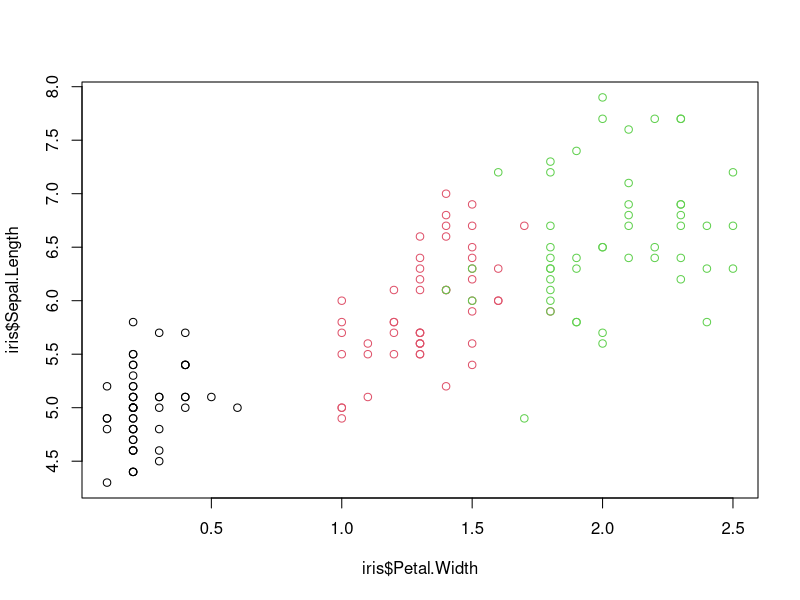
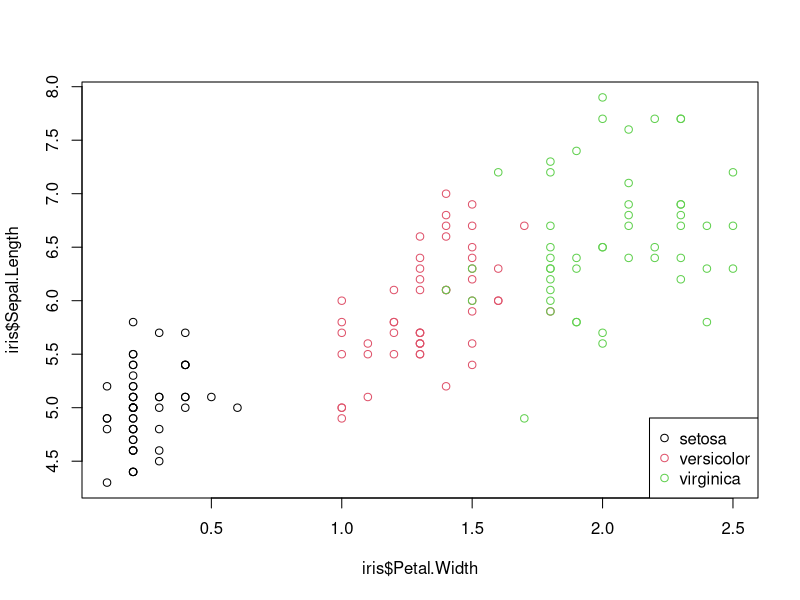
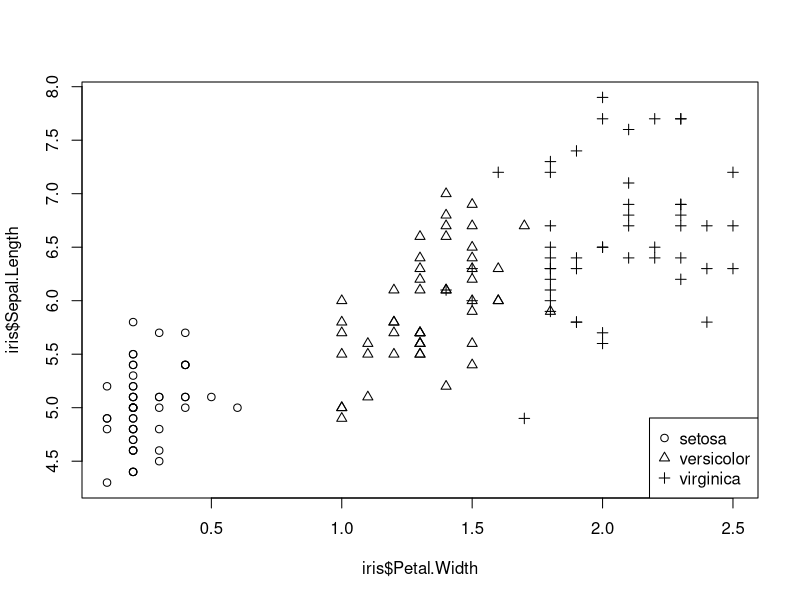
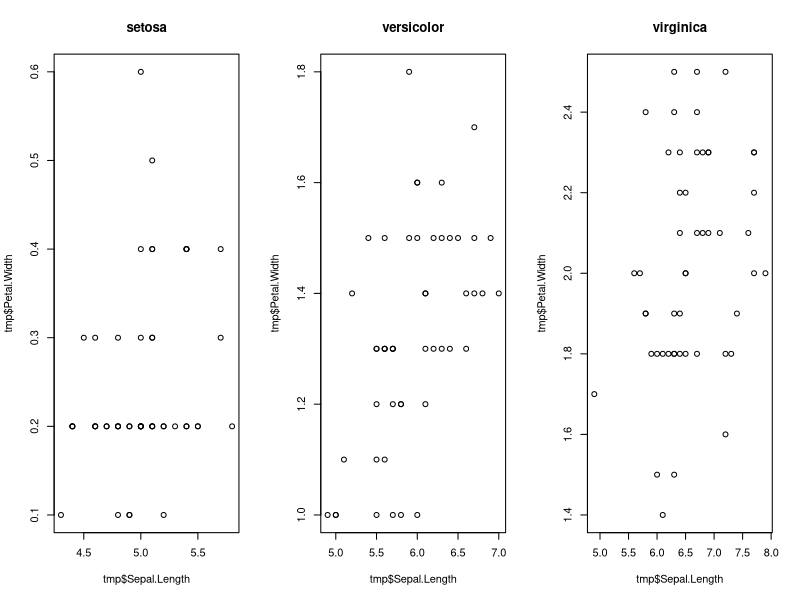
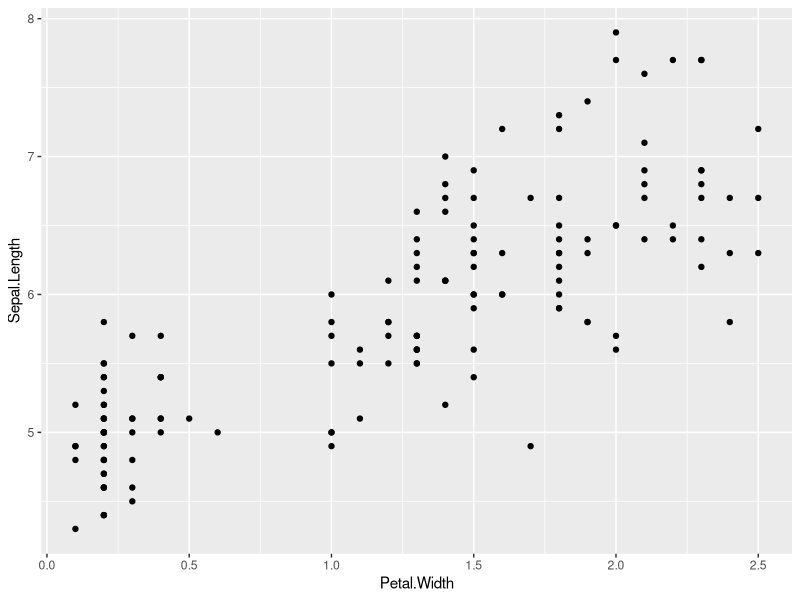
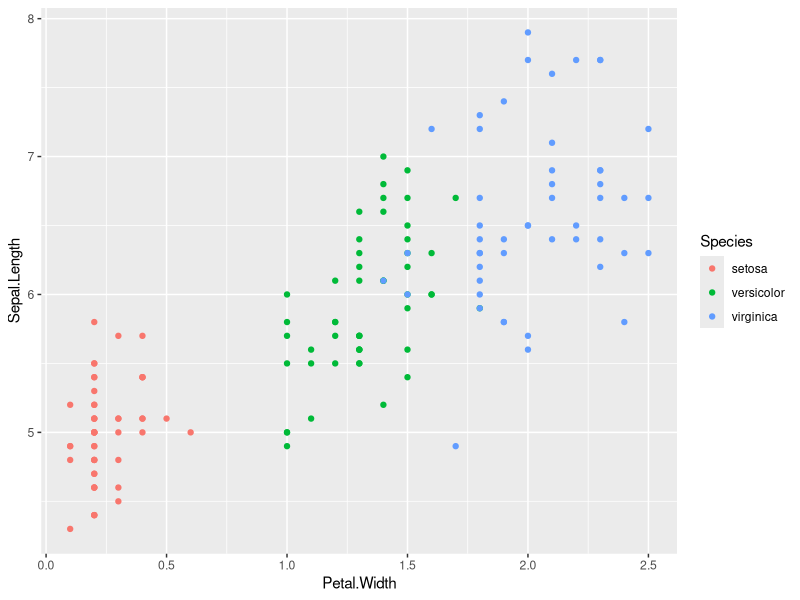
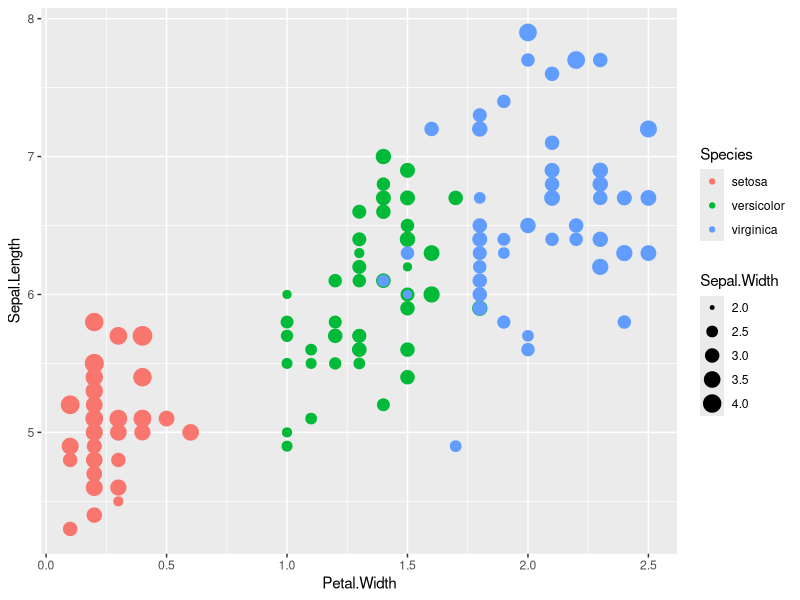
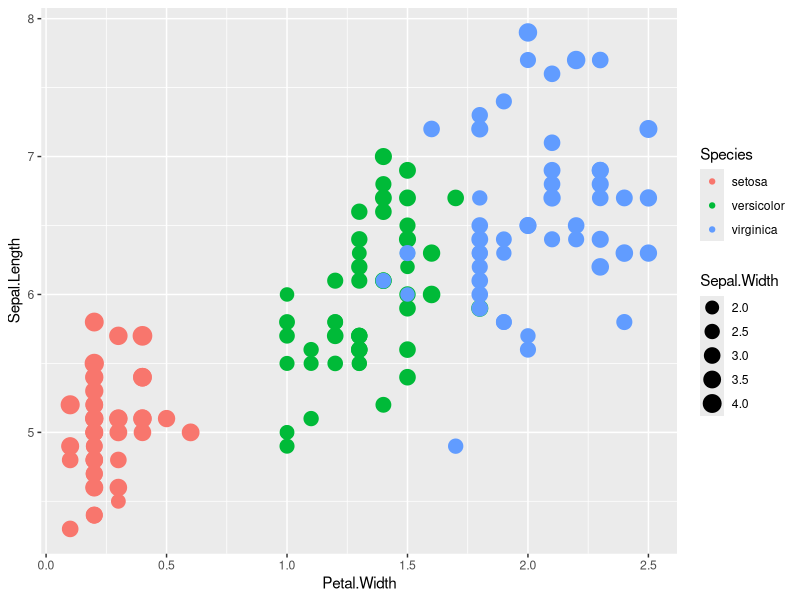

R code for these plots, in order:
## ---- chunk 1
# Load iris dataset 
data(iris)
## ---- chunk 2
# View structure of iris object
str(iris) 
## ---- chunk 3
# Plot Petal.Width vs. Sepal.Length, color points by Species
plot(x=iris$Petal.Width,y=iris$Sepal.Length,col=iris$Species)
## ---- chunk 4
# Plot Petal.Width vs. Sepal.Length, color points by Species
plot(x=iris$Petal.Width,y=iris$Sepal.Length,col=iris$Species)
# Add legend for colors, to bottom right of plot
legend(x="bottomright", # where to position the legend
       col=c(1,2,3), # which colors to use 
       legend=levels(iris$Species), # legend text
       pch=1 # which plot character to use
       )
## ---- chunk 5
# Plot Petal.Width vs. Sepal.Length, shape points by Species
plot(x=iris$Petal.Width,y=iris$Sepal.Length,pch=as.numeric(iris$Species))
legend(x="bottomright", # where to position the legend
       pch=c(1,2,3), # which plot character to use 
       legend=levels(iris$Species) # legend text
       )
## ---- chunk 6
# Set up a new graphics device with three "slots" in one row
par(mfrow=c(1,3)) 

# Plot subset of data for each of the three species, one per slot

# For each value of Species
for (sp in levels(iris$Species)) { 
  # Subset the iris dataset
  tmp <- subset(iris, Species==sp) 
  # Plot the subset
  plot(tmp$Sepal.Length, tmp$Petal.Width, main=sp)
}
## ---- chunk 7
# Load ggplot2 by itself
library(ggplot2)
# Load entire tidyverse, which includes ggplot2
library(tidyverse)
## ---- chunk 8
# Call `iris` data with `ggplot`, specify type of plot with `geom_point`
# Plot Petal.Width as x-axis and Sepal.Length as y-axis
ggplot(data=iris) + geom_point(aes(x=Petal.Width,y=Sepal.Length))
## ---- chunk 9
# Scatterplot from above, with points colored by Species
ggplot(iris) + geom_point(aes(x=Petal.Width, y=Sepal.Length, col=Species))
## ---- chunk 10
# Scatterplot from above, with points colored by Species, and sized by Sepal.Width
ggplot(iris) + geom_point(aes(x=Petal.Width, y=Sepal.Length, col=Species, size=Sepal.Width))
## ---- chunk 11
# Scatterplot from above, with plot element sizes scaled by area starting from 0
ggplot(iris) + geom_point(aes(x=Petal.Width, y=Sepal.Length, col=Species, size=Sepal.Width)) + scale_size_area()
## ---- chunk 12
# Scatterplot from above, facetted by Species
ggplot(iris) + geom_point(aes(x=Petal.Width, y=Sepal.Length, col=Species)) + facet_wrap(facets=c("Species"))
## ---- chunk 13
# Apply log scale to x-axis
ggplot(iris) + geom_point(aes(x=Petal.Width, y=Sepal.Length, col=Species)) + scale_x_log10()
## ---- chunk 14
# Scatter plot with Species factor encoded as shapes
ggplot(iris) + geom_point(aes(x=Petal.Width,y=Sepal.Length,shape=Species))
# The above with square-root-scaled x-axis
ggplot(iris) + geom_point(aes(x=Petal.Width,y=Sepal.Length,shape=Species)) + scale_x_sqrt()
# The above with both axes scaled by sqrt
ggplot(iris) + geom_point(aes(x=Petal.Width,y=Sepal.Length,shape=Species)) + scale_x_sqrt() + scale_y_sqrt()
# sqrt scale looks almost linear between 4 and 8, the vertical range of this plot
## ---- chunk 15
# Import contagion dataset
contagion <- read.delim("../Data/us_contagious_diseases.tsv",sep="\t")
# Subset for 1969
contagion.1969 <- subset(contagion,year=="1969")
## ---- chunk 16
ggplot(contagion.1969) + geom_point(aes(x=population,y=count,col=disease))
ggplot(contagion.1969) + geom_point(aes(x=population,y=count,col=disease)) + scale_x_log10() + scale_y_continuous(trans="log1p") + facet_wrap("disease",nrow=1)
## ---- chunk 17
# Save iris plot to an object
iris_plot1 <- ggplot(iris) + geom_point(aes(x=Petal.Width, y=Sepal.Length, col=Species))
# Display the iris plot
iris_plot1
## ---- chunk 18
# Apply log scale to x-axis of iris_plot1 
iris_plot1 + scale_x_log10()
# Equivalent to:
ggplot(iris) + geom_point(aes(x=Petal.Width, y=Sepal.Length, col=Species)) + scale_x_log10()
## ---- chunk 19
vector1 <- 1:10
vector2 <- rnorm(5) # Random variable
vector3 <- rbinom(5,10,0.5) # Another unrelated random variable
plot(x=vector1,
     y=c(vector2,vector3))
## ---- chunk 20
#ggplot() + geom_point(aes(x=vector1,y=c(vector2,vector3))) # This doesn't work
# Data must be a data frame
df.example <- data.frame(x=vector1,
                         y=c(vector2,vector3))
ggplot(df.example) + geom_point(aes(x=x,y=y))
## ---- chunk 21
# Import polling data
uspolls <- read.delim("../Data/polls_us_election_2016.tsv")
# Subset the polling data
uspolls.abc <- uspolls %>% filter(pollster=="ABC News/Washington Post" & state=="U.S.")
## ---- chunk 22
ggplot(uspolls.abc) + geom_line(aes(x=enddate,y=adjpoll_clinton,group=1))
# The importance of the `group` parameter will become clear later on
## ---- chunk 23
# Structure of wide data
str(uspolls.abc) 
# Convert to long with `gather`
uspolls.abc.long <- uspolls.abc %>% 
  select(startdate,enddate,starts_with("adj")) %>% # Select only columns of interest
  gather(key="candidate",
         value="adjpoll",
         adjpoll_clinton, adjpoll_trump, adjpoll_johnson, adjpoll_mcmullin)
# Structure of long data
str(uspolls.abc.long)
# Convert back to wide with `spread`
spread(uspolls.abc.long, key="candidate",value="adjpoll")
## ---- chunk 24
ggplot(uspolls.abc.long) + geom_line(aes(x=enddate,y=adjpoll,group=candidate,col=candidate))
## ---- chunk 25
# Take a closer look at the variables...
class(uspolls.abc.long$startdate)
class(uspolls.abc.long$enddate)
# `startdate` and `enddate` parameters have to be converted to class Date
uspolls.abc.long$startdate <- as.Date(uspolls.abc.long$startdate) # Note uppercase D
uspolls.abc.long$enddate <- as.Date(uspolls.abc.long$enddate)
(ggplot(uspolls.abc.long) 
  + geom_line(aes(x=enddate,
                  y=adjpoll,
                  group=candidate,
                  color=candidate))
)
## ---- chunk 26
# Load data
data(Titanic)
# Convert to data.frame
titanic.df <- as.data.frame(Titanic)
# Convert to long format
titanic.long <- titanic.df[rep(row.names(titanic.df),titanic.df$Freq),1:4]
# Preview format of data 
str(titanic.long)
## ---- chunk 27
# Plot bar plot of Sex of passengers/crew on the Titanic
ggplot(titanic.long) + geom_bar(aes(x=Sex))
## ---- chunk 28
# Plot bar plot of Class of passengers/crew on the Titanic
ggplot(titanic.long) + geom_bar(aes(x=Class))
## ---- chunk 29
# Preview the long vs. summarized versions of the titanic data
head(titanic.long)
head(titanic.df)
## ---- chunk 30
# Bar plot of Freq vs Class with geom_col
ggplot(titanic.df) + geom_col(aes(x=Class,y=Freq))
## ---- chunk 31
# Stacked bar plot with Class as color
ggplot(titanic.long) + geom_bar(aes(fill=Class,x=1))
## ---- chunk 32
# Stacked bar plot of Class, with Sex on the x-axis
ggplot(titanic.long) + geom_bar(aes(x=Sex,fill=Class))
## ---- chunk 33
hts <- read.delim("../Data/heights.tsv")
str(hts)
## ---- chunk 34
# Histogram of height
ggplot(hts) + geom_histogram(aes(x=height))
## ---- chunk 35
# Histogram of height colored by sex
ggplot(hts) + geom_histogram(aes(x=height,fill=sex))
## ---- chunk 36
# Violin plot of height vs. sex
ggplot(hts) + geom_violin(aes(y=height,x=sex))
## ---- chunk 37
# Violin plot of height colored by sex
ggplot(hts) + geom_violin(aes(y=height,x=sex,fill=sex))
## ---- chunk 38
# Boxplots of height vs. sex
ggplot(hts) + geom_boxplot(aes(y=height,x=sex))
## ---- chunk 39
# Boxplots of height vs. sex overlaid with individual data points
ggplot(hts) + geom_boxplot(aes(y=height,x=sex)) + geom_point(aes(y=height,x=sex))
## ---- chunk 40
data(diamonds)
str(diamonds)
## ---- chunk 41
ggplot(diamonds) + geom_point(aes(x=cut,y=price)) 
## ---- chunk 42
(ggplot(diamonds) 
 + geom_jitter(aes(x=cut,y=price), 
               height=0,  # Don't jitter in the vertical axis (i.e. Sepal.Length)
               width=0.2 # Jitter only 0.2 width in the horizontal axis
               )
 + scale_y_log10() # better spread of the data
 )
## ---- chunk 43
ggplot(diamonds) + geom_histogram(aes(price)) + scale_x_log10()
## ---- chunk 44
(ggplot(diamonds) 
 + geom_boxplot(aes(x=cut,y=price))
 + scale_y_log10()
 )
## ---- chunk 45
(ggplot(diamonds) 
 + geom_violin(aes(x=cut,y=price))
 + scale_y_log10()
)
## ---- chunk 46
(ggplot(diamonds, aes(x=depth, y=price)) 
 + geom_bin2d()
 + scale_y_log10() # Make the spread of values easier to see
)
## ---- chunk 47
library(hexbin) # Requires this package to be installed, if you don't have it already
(ggplot(diamonds, aes(x=depth, y=price)) 
 + geom_hex()
 + scale_y_log10() # Make the spread of values easier to see
 )
## ---- chunk 48
(ggplot(diamonds, aes(x=depth, y=price)) 
 + geom_density_2d(aes(color=stat(level))) # color by levels of density
 + scale_y_log10() # Make the spread of values easier to see
 )
## ---- chunk 49
palette(rainbow(6, # presented by Tom Clancy
                start=0)) 
barplot(rep(1,times=6),col=1:6, axes=FALSE)
## ---- chunk 50
(ggplot(diamonds, aes(x=depth, y=price)) 
 + geom_density_2d() 
 + stat_density_2d(geom="raster", aes(fill=stat(density)), contour=FALSE)
 + scale_fill_gradientn(colors=rainbow(6,start=0)) # Destroy your retinas
 + scale_y_log10() # Make the spread of values easier to see
 )
## ---- chunk 51
(ggplot(diamonds, aes(x=depth, y=price)) 
 + geom_density_2d() 
 + stat_density_2d(geom="raster", aes(fill=stat(density)), contour=FALSE)
 + scale_y_log10() # Make the spread of values easier to see
 )
## ---- chunk 52
(ggplot(iris,aes(x=Species,y=Sepal.Width))
  + geom_boxplot(outlier.shape = NA) # Don't plot outliers, because the raw data will be overlaid
  + geom_jitter(width=0.2,height=0) # Jitter in the horizontal but not vertical axis
)
## ---- chunk 53
(ggplot(iris,aes(x=Species,y=Sepal.Width)) 
  + stat_summary_bin(geom="bar",fun.y="mean") # Fill up space with little information
  + stat_summary_bin(geom="errorbar") # Add error bars
)
## ---- chunk 54
(ggplot(iris,aes(x=Species,y=Sepal.Width)) 
  + stat_summary_bin(geom="bar",fun.y="mean") # Fill up space with little information
  + stat_summary_bin(geom="errorbar",fun.data= function(x) {mean_sdl(x,mult=1)}) # Add error bars
)
## ---- chunk 55
head(iris) # take a peek
## ---- chunk 56
# Add a new column numbering each specimen from 1 to N
iris.named <- data.frame(iris, specimen=1:dim(iris)[1]) 

# Use gather from tidyr package (part of tidyverse) to gather up the numerical 
# variables
iris.long <- iris.named %>% 
  gather(key="measurement", 
         value="value", 
         Sepal.Length, 
         Sepal.Width, 
         Petal.Length, 
         Petal.Width)
head(iris.long)
## ---- chunk 57
iris.long.split <- iris.long %>% 
  separate(col="measurement",into=c("part","parameter"),sep="[.]")

head(iris.long.split)
## ---- chunk 58
# Now spread it out again by "parameter"
iris.new <- iris.long.split %>% 
  spread(key="parameter", value="value")

head(iris.new)
## ---- chunk 59
ggplot(iris.new) + geom_point(aes(Length,Width,col=part))
## ---- chunk 60
ggplot(hts) + geom_histogram(aes(x=height,col=sex))
## ---- chunk 61
ggplot(hts) + geom_histogram(aes(x=height,fill=sex))
## ---- chunk 62
# Simulate some data for this section
df.norm <- data.frame(x=rnorm(100,mean=5),
                      y=rnorm(100,mean=5),
                      z=rnorm(100,mean=0))
## ---- chunk 63
# "Distill" a discrete color scale into a continuous one
# This interpolates colors between the discrete palette, to make a continuous
# scale
(ggplot(df.norm) 
 + geom_point(aes(x=x,y=y,col=z)) 
 + scale_color_distiller(palette="BrBG")
)
## ---- chunk 64
# Make up some data
df.gamma <- data.frame(x=rgamma(1000,0.4),y=rgamma(1000,0.4))
# Set values below 0.0001 to zero. This simulates what might happen with 
# measurements that are below the detection limit of an instrument
df.gamma$x[which(df.gamma$x<=0.0001)] <- 0
df.gamma$y[which(df.gamma$y<=0.0001)] <- 0

# Plotting variable with zeroes on a log scale results in a warning
ggplot(df.gamma) + geom_point(aes(x=x,y=y)) + scale_y_log10()
## ---- chunk 65
ggplot(df.gamma) + geom_point(aes(x=x,y=y)) + scale_y_continuous(trans="log1p")
## ---- chunk 66
(ggplot(mtcars, aes(x=cyl,y=mpg))
 + geom_point()
)
